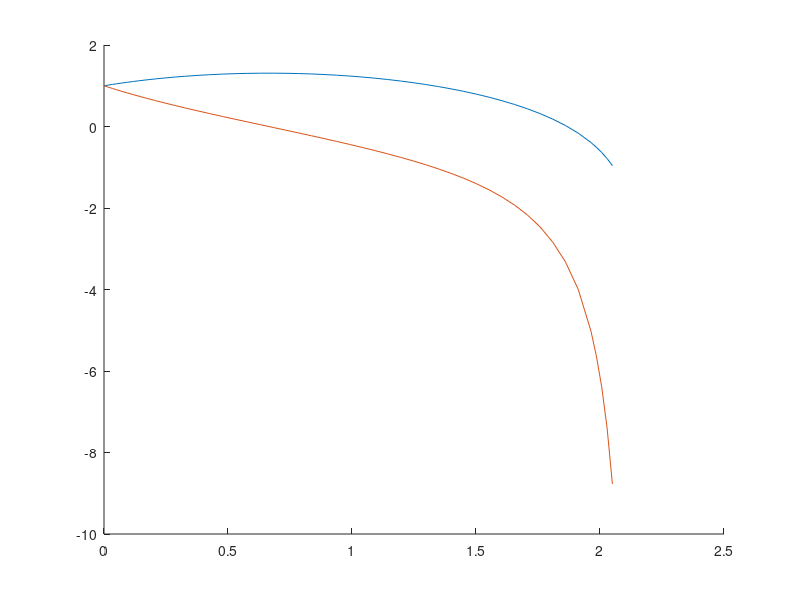

This chart was generated by the following MATLAB code: (Note: this script raises an error after producing the figure.)
% vague model with given differential equations

function res = model
%% clear workspace

clc;
clear;
clf;


%% define constants

% starting conditions
x = 1;
v = 1;

% constants
a = 1;
b = 1;

%time for ode45
time_start = 0; %seconeds
time_end = 2.05;  %seconds


%% ode45 call waterFlow
[T, stocks] = ode45(@flows, [time_start, time_end], [x, v]);


function [res] = flows(t, stocks)
    x = stocks(1);
    v = stocks(2);
    
    dx = v;
    dv = (-a*x) - (b * v^2);2
    
    res = [dx; dv];
end


%% plot figure
hold on
plot(T,stocks(:,1))
plot(T,stocks(:,2))
legend('position', 'velocity')
title('Position over time')


end